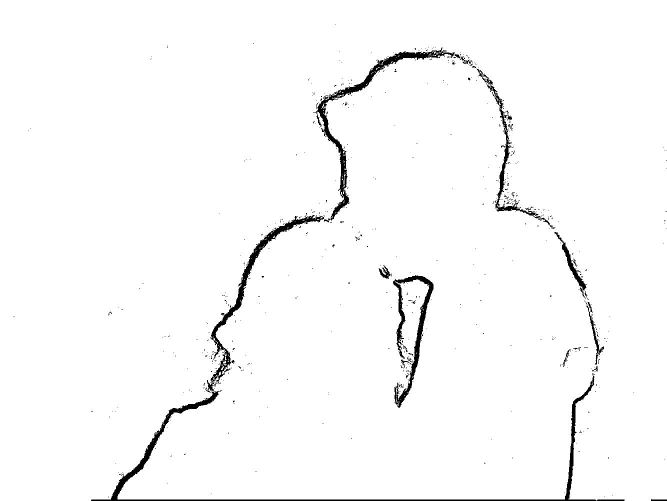
#> input picture 3_matplotlib/test3.jpg, 1334 x 1001 px (shown at 1/2 size)
$ python turtle_demo.py   (older library calls are emulated)
#> lines starting #> are read from the running program, lines starting #| are printed output that depends on the picture
# -*- coding:utf-8 -*-
import turtle as t

from PIL import Image
import numpy
import time

# [27 lines left out: function draw_h, not called in this run]

def draw_square():
    img = Image.open("test3.jpg")
#> img is the input picture: PIL image 1334x1001 L; min 0, max 255, mean 249.4
    reIm = img.resize((600, 450), Image.ANTIALIAS)
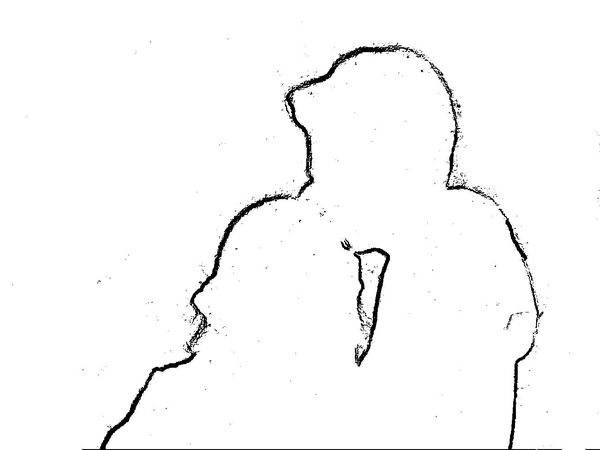
#> reIm: PIL image 600x450 L; min 0, max 255, mean 249.3
    im_arr = numpy.array(reIm.convert('L'))
    threshold = 200  # 阙值
    t.screensize(900, 700, "pink")
#> (this line was passed over: turtle is not available in this run)
    t.screensize()  # 画布默认大小（400，300）像素
#> (this line was passed over: turtle is not available in this run)
    t.pensize(1)
#> (this line was passed over: turtle is not available in this run)
    t.Turtle().screen.delay(0)
#> (this line was passed over: turtle is not available in this run)
    t.pu()
#> (this line was passed over: turtle is not available in this run)
    t.speed(0)
#> (this line was passed over: turtle is not available in this run)
    t.begin_fill()
#> (this line was passed over: turtle is not available in this run)
    for i in range(450):
        for j in range(600):
            im_arr[i][j] = 255 - im_arr[i][j]
            if (im_arr[i][j] < threshold):
                im_arr[i][j] = 0
            else:
                im_arr[i][j] = 255
            if im_arr[i][j] ==255:

                t.goto(300-j,300-i)
                t.pd()
                t.circle(0.5)
                t.pu()

    t.end_fill()
# 曲线移动
# [19 lines left out: functions curveMove, drawHeart, not called in this run]
#> (the run stopped early here; a loop or call above may not have finished)
